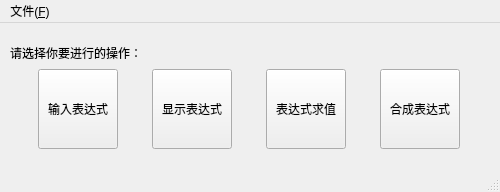
<?xml version="1.0" encoding="UTF-8"?>
<ui version="4.0">
 <class>Expression</class>
 <widget class="QMainWindow" name="Expression">
  <property name="geometry">
   <rect>
    <x>0</x>
    <y>0</y>
    <width>500</width>
    <height>192</height>
   </rect>
  </property>
  <property name="minimumSize">
   <size>
    <width>500</width>
    <height>100</height>
   </size>
  </property>
  <property name="maximumSize">
   <size>
    <width>500</width>
    <height>192</height>
   </size>
  </property>
  <property name="windowTitle">
   <string>控制台</string>
  </property>
  <widget class="QWidget" name="centralwidget">
   <property name="minimumSize">
    <size>
     <width>300</width>
     <height>150</height>
    </size>
   </property>
   <property name="maximumSize">
    <size>
     <width>500</width>
     <height>150</height>
    </size>
   </property>
   <property name="acceptDrops">
    <bool>false</bool>
   </property>
   <widget class="QWidget" name="verticalLayoutWidget">
    <property name="geometry">
     <rect>
      <x>10</x>
      <y>20</y>
      <width>480</width>
      <height>106</height>
     </rect>
    </property>
    <layout class="QVBoxLayout" name="verticalLayout">
     <item>
      <widget class="QLabel" name="label">
       <property name="text">
        <string>&lt;html&gt;&lt;head/&gt;&lt;body&gt;&lt;p&gt;请选择你要进行的操作：&lt;/p&gt;&lt;/body&gt;&lt;/html&gt;</string>
       </property>
      </widget>
     </item>
     <item>
      <layout class="QGridLayout" name="gridLayout">
       <item row="1" column="1">
        <widget class="QPushButton" name="showButton">
         <property name="minimumSize">
          <size>
           <width>80</width>
           <height>80</height>
          </size>
         </property>
         <property name="maximumSize">
          <size>
           <width>80</width>
           <height>80</height>
          </size>
         </property>
         <property name="text">
          <string>显示表达式</string>
         </property>
        </widget>
       </item>
       <item row="1" column="3">
        <widget class="QPushButton" name="compoundButton">
         <property name="minimumSize">
          <size>
           <width>80</width>
           <height>80</height>
          </size>
         </property>
         <property name="maximumSize">
          <size>
           <width>80</width>
           <height>80</height>
          </size>
         </property>
         <property name="text">
          <string>合成表达式</string>
         </property>
        </widget>
       </item>
       <item row="1" column="2">
        <widget class="QPushButton" name="evaluateButton">
         <property name="minimumSize">
          <size>
           <width>80</width>
           <height>80</height>
          </size>
         </property>
         <property name="maximumSize">
          <size>
           <width>80</width>
           <height>80</height>
          </size>
         </property>
         <property name="text">
          <string>表达式求值</string>
         </property>
        </widget>
       </item>
       <item row="1" column="0">
        <widget class="QPushButton" name="inputButton">
         <property name="minimumSize">
          <size>
           <width>80</width>
           <height>80</height>
          </size>
         </property>
         <property name="maximumSize">
          <size>
           <width>80</width>
           <height>80</height>
          </size>
         </property>
         <property name="text">
          <string>输入表达式</string>
         </property>
        </widget>
       </item>
      </layout>
     </item>
    </layout>
   </widget>
  </widget>
  <widget class="QMenuBar" name="menubar">
   <property name="geometry">
    <rect>
     <x>0</x>
     <y>0</y>
     <width>500</width>
     <height>21</height>
    </rect>
   </property>
   <widget class="QMenu" name="menu_F">
    <property name="title">
     <string>文件(&amp;F)</string>
    </property>
    <addaction name="actionOpen_O"/>
    <addaction name="actionSave_S"/>
   </widget>
   <addaction name="menu_F"/>
  </widget>
  <widget class="QStatusBar" name="statusBar"/>
  <action name="actionOpen_O">
   <property name="text">
    <string>Open(&amp;O)</string>
   </property>
  </action>
  <action name="actionSave_S">
   <property name="text">
    <string>Save(&amp;S)</string>
   </property>
  </action>
 </widget>
 <resources/>
 <connections/>
</ui>
